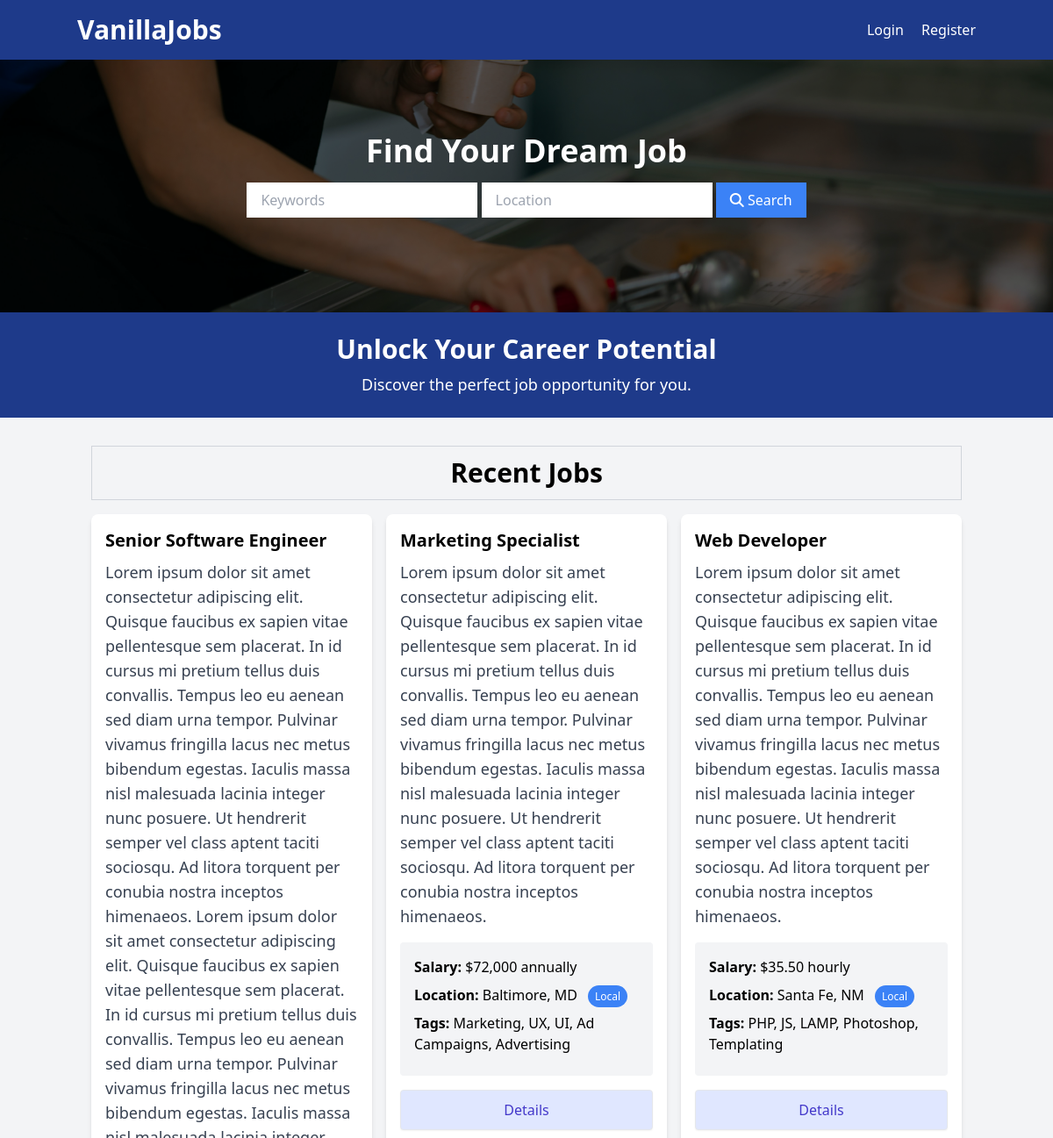
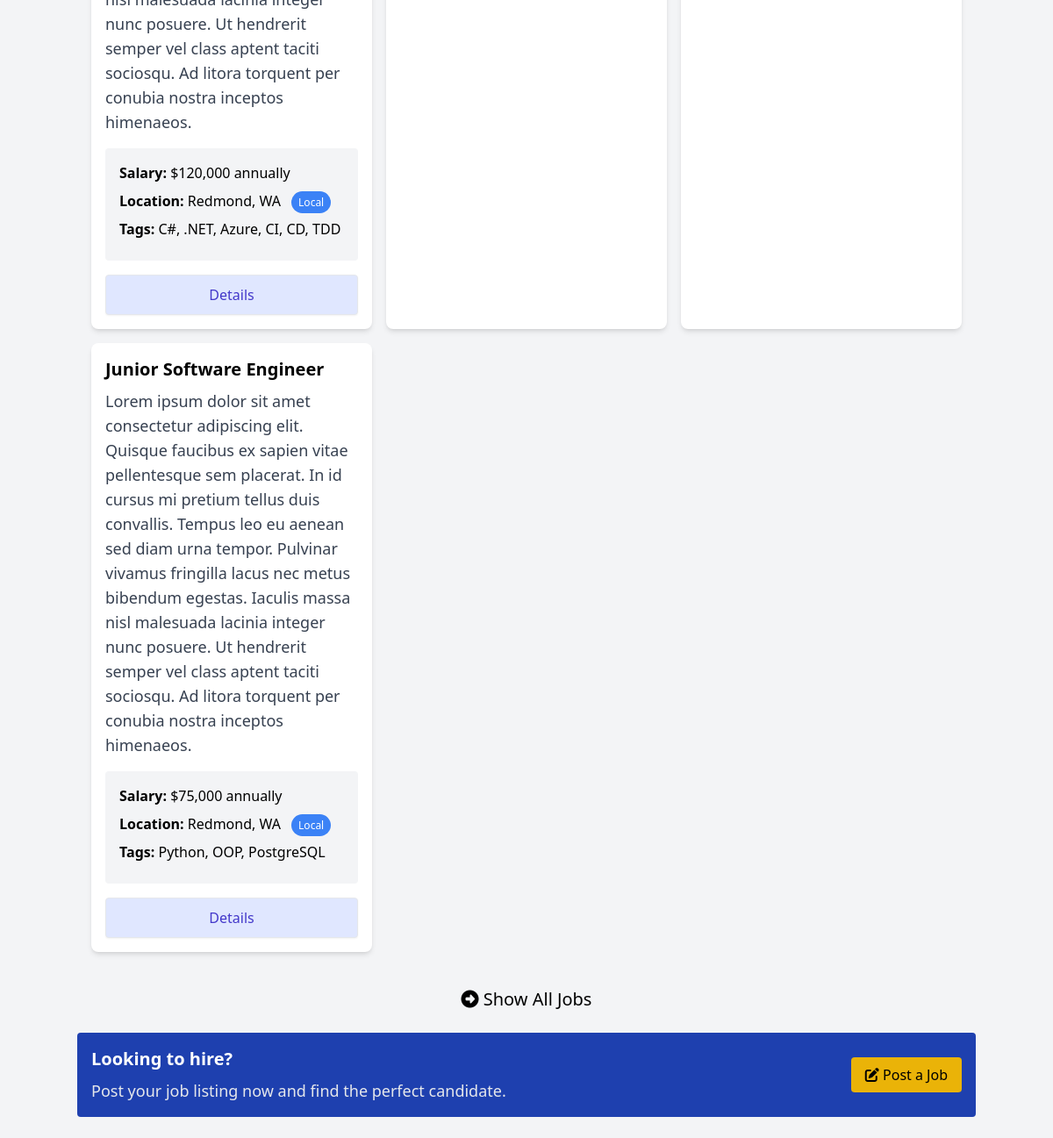
The page / on the database its author committed (2 pictures, top to bottom).
### tables this page shows
CREATE TABLE `listings` (
  `id` int(11) NOT NULL AUTO_INCREMENT,
  `user_id` int(11) NOT NULL,
  `title` varchar(255) NOT NULL,
  `description` longtext NOT NULL,
  `tags` varchar(255) DEFAULT NULL,
  `company` varchar(255) DEFAULT NULL,
  `salary` int(11) NOT NULL,
  `salary_frequency` varchar(45) NOT NULL,
  `address` varchar(255) DEFAULT NULL,
  `city` varchar(255) NOT NULL,
  `state` varchar(255) NOT NULL,
  `zip_code` varchar(45) NOT NULL,
  `phone` varchar(45) DEFAULT NULL,
  `email` varchar(255) NOT NULL,
  `requirements` longtext DEFAULT NULL,
  `benefits` longtext DEFAULT NULL,
  `created_at` timestamp NOT NULL DEFAULT current_timestamp(),
  `updated_at` timestamp NOT NULL DEFAULT current_timestamp() ON UPDATE current_timestamp(),
  PRIMARY KEY (`id`),
  KEY `user_id` (`user_id`),
  CONSTRAINT `listings_ibfk_2` FOREIGN KEY (`user_id`) REFERENCES `users` (`id`) ON DELETE CASCADE ON UPDATE NO ACTION
);

### App/controllers/HomeController.php (called while the page is built, shortened)
<?php
class HomeController {
    private $listingRepo;
    public function __construct() {
        $this->listingRepo = new ListingRepository();
    }
    public function index(): void {
        $listings = $this->listingRepo->fetchAll();
        loadView('home', [
            'listings' => $listings,
        ]);
    }
}

### public/index.php (called while the page is built, shortened)
<?php
require '../helpers.php';
$router = new Router();
$uri = parse_url($_SERVER['REQUEST_URI'], PHP_URL_PATH);
$router->route($uri);

### Framework/Session.php (called while the page is built, shortened)
<?php
class Session {
    public static function get(string $key, mixed $default = null): mixed {
        return isset($_SESSION[$key]) ? $_SESSION[$key] : $default;
    }
}

### Framework/Database.php (called while the page is built, shortened)
<?php
class Database {
    public $conn;
    public function __construct() {
        $env = parse_ini_file(basePath('.env'));
        $host = $env['DB_HOST'] ?? '';
        $port = $env['DB_PORT'] ?? '';
        $dbName = $env['DB_NAME'] ?? '';
        $username = $env['DB_USERNAME'] ?? '';
        $password = $env['DB_PASSWORD'] ?? '';
        $dsn = "mysql:host={$host};port={$port};dbname={$dbName}";
        $options = [
            PDO::ATTR_ERRMODE => PDO::ERRMODE_EXCEPTION,
            PDO::ATTR_DEFAULT_FETCH_MODE => PDO::FETCH_OBJ,
        ];
        try {
            $this->conn = new PDO($dsn, $username, $password, $options);
        } catch (PDOException $e) {
            throw new Exception("Database connection failed: {$e->getMessage()}");
        }
    }
    public function query(string $query, array $parameters = []): PDOStatement {
        try {
            $statement = $this->conn->prepare($query);
            $statement->execute($parameters);
            return $statement;
        } catch (PDOException $e) {
            throw new Exception("Query failed to execute: {$e->getMessage()}");
        }
    }
}

### App/repositories/ListingRepository.php (called while the page is built, shortened)
<?php
class ListingRepository {
    private $db;
    public function __construct() {
        $this->db = new Database();
        $this->db->conn->setAttribute(PDO::ATTR_ORACLE_NULLS, PDO::NULL_TO_STRING);
    }
    public function fetchAll(): array {
        return $this->db->query('SELECT * FROM listings ORDER BY created_at DESC')
            ->fetchAll(PDO::FETCH_CLASS, Listing::class);
    }
}

### App/models/Listing.php (called while the page is built, shortened)
<?php
class Listing {
    public int $salary = 0;
    public function formattedSalary(): string {
        $amount = $this->salary / 100;
        $formatter = new NumberFormatter('en_US', NumberFormatter::CURRENCY);
        $formattedAmount = $formatter->formatCurrency($amount, 'USD');
        if (str_ends_with($formattedAmount, '.00')) {
            return substr($formattedAmount, 0, -3);
        }
        return $formattedAmount;
    }
}

### App/views/partials/listing-card.php (the view)
<div class="rounded-lg shadow-md bg-white">
    <div class="p-4">
        <h2 class="text-xl font-semibold"><?= $listing->title ?></h2>
        <p class="text-gray-700 text-lg mt-2"><?= $listing->description ?></p>
        <ul class="my-4 bg-gray-100 p-4 rounded">
            <li class="mb-2"><strong>Salary:</strong> <?= $listing->formattedSalary() ?> <?= $listing->salary_frequency ?></li>
            <li class="mb-2">
                <strong>Location:</strong> <?= $listing->city ?>, <?= $listing->state ?>
                <span class="text-xs bg-blue-500 text-white rounded-full px-2 py-1 ml-2">Local</span>
            </li>
            <li class="mb-2">
                <strong>Tags:</strong> <span><?= $listing->tags ?></span>
            </li>
        </ul>
        <a
        href="/listings/<?= $listing->id ?>"
        class="block w-full text-center px-5 py-2.5 shadow-sm rounded border text-base font-medium text-indigo-700 bg-indigo-100 hover:bg-indigo-200"
        >
            Details
        </a>
    </div>
</div>

### Framework/Router.php (shortened to what this page needs)
<?php
class Router {
    protected $routes = [];
    private function registerRoute(string $method, string $uri, string $action, array $middleware = []): void {
        list($controller, $controllerMethod) = explode('@', $action);
        array_push($this->routes, [
            'method' => $method,
            'uri' => $uri,
            'controller' => $controller,
            'controllerMethod' => $controllerMethod,
            'middleware' => $middleware,
        ]);
    }
    public function route(string $uri): void {
        foreach ($this->routes as $route) {
            $requestParams = [];
            $match = true;
            if ($match) {
                $controllerMethod = $route['controllerMethod'];
                $controllerInstance = new $controller();
                $controllerInstance->$controllerMethod($requestParams);
                return;
            }
        }
    }
}

### helpers.php (shortened to what this page needs)
<?php
function basePath(string $path = ''): string {
    return __DIR__ . '/' . $path;
}
function loadView(string $name, array $data = []) {
    $viewPath = basePath("App/views/{$name}.view.php");
    if (file_exists($viewPath)) {
        extract($data);
        require $viewPath;
    } else {
        echo "View {$viewPath} not found";
    }
}
function loadPartial(string $name, array $data = []) {
    $partialPath = basePath("App/views/partials/{$name}.php");
    if (file_exists($partialPath)) {
        extract($data);
        require $partialPath;
    } else {
        echo "Partial {$partialPath} not found";
    }
}
function getAuthenticatedUser(): array|null {
    return Session::get('user', null);
}

### App/views/partials/head.php (shortened to what this page needs)
<!DOCTYPE html>
<html lang="en">
    <head>
        <link rel="stylesheet" href="https://cdnjs.cloudflare.com/ajax/libs/font-awesome/6.4.2/css/all.min.css" />
        <link rel="stylesheet" href="/css/style.css" />
    </head>
    <body class="bg-gray-100">

### App/views/partials/navbar.php
<?php $authUser = getAuthenticatedUser(); ?>
<header class="bg-blue-900 text-white p-4">
    <div class="container mx-auto flex justify-between items-center">
        <h1 class="text-3xl font-semibold">
            <a href="/">VanillaJobs</a>
        </h1>
        <nav class="space-x-4">
            <?php if ($authUser !== null): ?>
                <div class="flex justify-between items-center gap-4">
                    <div><?= $authUser['name'] ?></div>
                    <div>|</div>
                    <form method="POST" action="/logout">
                        <button class="text-white inline hover:underline">Logout</button>
                    </form>
                    <a
                    href="/listings/create"
                    class="bg-yellow-500 hover:bg-yellow-600 text-black px-4 py-2 rounded hover:shadow-md transition duration-300"
                    >
                        <i class="fa fa-edit"></i> Post a Job
                    </a>
                </div>
            <?php else: ?>
                <a href="/login" class="text-white hover:underline">Login</a>
                <a href="/register" class="text-white hover:underline">Register</a>
            <?php endif; ?>
        </nav>
    </div>
</header>

### App/views/partials/showcase-search.php (shortened to what this page needs)
<section class="showcase relative bg-cover bg-center bg-no-repeat h-72 flex items-center">
    <div class="container mx-auto text-center z-10">
        <h2 class="text-4xl text-white font-bold mb-4">Find Your Dream Job</h2>
        <form method="GET" action="/listings/search" class="mb-4 block mx-5 md:mx-auto">
            <input
            type="text"
            name="keywords"
            placeholder="Keywords"
            class="w-full md:w-auto mb-2 px-4 py-2 focus:outline-none"
            value="<?= $keywords ?? '' ?>"
            />
            <input
            type="text"
            name="location"
            placeholder="Location"
            class="w-full md:w-auto mb-2 px-4 py-2 focus:outline-none"
            value="<?= $location ?? '' ?>"
            />
            <button
            class="w-full md:w-auto bg-blue-500 hover:bg-blue-600 text-white px-4 py-2 focus:outline-none"
            >
                <i class="fa fa-search"></i> Search
            </button>
        </form>
    </div>
</section>

### App/views/partials/top-banner.php
<section class="bg-blue-900 text-white py-6 text-center">
    <div class="container mx-auto">
        <h2 class="text-3xl font-semibold">Unlock Your Career Potential</h2>
        <p class="text-lg mt-2">
            Discover the perfect job opportunity for you.
        </p>
    </div>
</section>

### App/views/home.view.php
<?php
loadPartial('head');
loadPartial('navbar');
loadPartial('showcase-search');
loadPartial('top-banner');
?>
<section>
    <div class="container mx-auto p-4 mt-4">
        <div class="text-center text-3xl mb-4 font-bold border border-gray-300 p-3">Recent Jobs</div>
        <div class="grid grid-cols-1 md:grid-cols-3 gap-4 mb-6">
            <?php foreach ($listings as $listing): ?>
                <?php loadPartial('listing-card', [
                    'listing' => $listing,
                ]); ?>
            <?php endforeach; ?>
        </div>
    </div>
    <a href="/listings" class="block text-xl text-center">
        <i class="fa fa-arrow-alt-circle-right"></i>
        Show All Jobs
    </a>
</section>
<?php
loadPartial('bottom-banner');
loadPartial('footer');

### App/views/partials/bottom-banner.php
<section class="container mx-auto my-6">
    <div class="bg-blue-800 text-white rounded p-4 flex items-center justify-between">
        <div>
            <h2 class="text-xl font-semibold">Looking to hire?</h2>
            <p class="text-gray-200 text-lg mt-2">
                Post your job listing now and find the perfect candidate.
            </p>
        </div>
        <a
        href="/listings/create"
        class="bg-yellow-500 hover:bg-yellow-600 text-black px-4 py-2 rounded hover:shadow-md transition duration-300"
        >
            <i class="fa fa-edit"></i> Post a Job
        </a>
    </div>
</section>

### rows shown on the page
listings: title "Senior Software Engineer", description "Lorem ipsum dolor sit amet consectetur adipiscing elit. Quisque faucibus ex sapien vitae pellentesque sem placerat. In id cursus mi pretium tellus duis convallis. Tempus leo eu aenean sed diam urna tempor. Pulvinar vivamus fringilla lacus nec metus bibendum egestas. Iaculis massa nisl malesuada lacinia integer nunc posuere. Ut hendrerit semper vel class aptent taciti sociosqu. Ad litora torquent per conubia nostra inceptos himenaeos. Lorem ipsum dolor sit amet consectetur adipiscing elit. Quisque faucibus ex sapien vitae pellentesque sem placerat. In id cursus mi pretium tellus duis convallis. Tempus leo eu aenean sed diam urna tempor. Pulvinar vivamus fringilla lacus nec metus bibendum…", salary "$120,000", salary_frequency "annually", city "Redmond", state "WA", tags "C#, .NET, Azure, CI, CD, TDD"
listings: title "Marketing Specialist", description "Lorem ipsum dolor sit amet consectetur adipiscing elit. Quisque faucibus ex sapien vitae pellentesque sem placerat. In id cursus mi pretium tellus duis convallis. Tempus leo eu aenean sed diam urna tempor. Pulvinar vivamus fringilla lacus nec metus bibendum egestas. Iaculis massa nisl malesuada lacinia integer nunc posuere. Ut hendrerit semper vel class aptent taciti sociosqu. Ad litora torquent per conubia nostra inceptos himenaeos.", salary "$72,000", salary_frequency "annually", city "Baltimore", state "MD", tags "Marketing, UX, UI, Ad Campaigns, Advertising"
listings: title "Web Developer", description "Lorem ipsum dolor sit amet consectetur adipiscing elit. Quisque faucibus ex sapien vitae pellentesque sem placerat. In id cursus mi pretium tellus duis convallis. Tempus leo eu aenean sed diam urna tempor. Pulvinar vivamus fringilla lacus nec metus bibendum egestas. Iaculis massa nisl malesuada lacinia integer nunc posuere. Ut hendrerit semper vel class aptent taciti sociosqu. Ad litora torquent per conubia nostra inceptos himenaeos.", salary "$35.50", salary_frequency "hourly", city "Santa Fe", state "NM", tags "PHP, JS, LAMP, Photoshop, Templating"
listings: title "Junior Software Engineer", description "Lorem ipsum dolor sit amet consectetur adipiscing elit. Quisque faucibus ex sapien vitae pellentesque sem placerat. In id cursus mi pretium tellus duis convallis. Tempus leo eu aenean sed diam urna tempor. Pulvinar vivamus fringilla lacus nec metus bibendum egestas. Iaculis massa nisl malesuada lacinia integer nunc posuere. Ut hendrerit semper vel class aptent taciti sociosqu. Ad litora torquent per conubia nostra inceptos himenaeos.", salary "$75,000", salary_frequency "annually", city "Redmond", state "WA", tags "Python, OOP, PostgreSQL"
